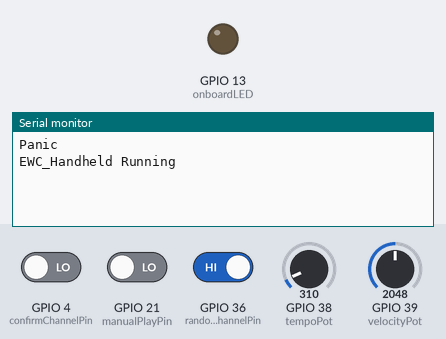
Simulated run of this sketch. Board: ESP32. Shown: output pins drawn as LEDs (lit = HIGH), the last lines printed to the serial monitor. The inputs (shaded band) are chosen by the test bench; at power-on: GPIO 4 (confirmChannelPin) LOW, GPIO 36 (randomizeChannelPin) HIGH, GPIO 21 (manualPlayPin) LOW, GPIO 38 (tempoPot) = 310, GPIO 39 (velocityPot) = 2048. Random numbers use the default seed unless the sketch sets one; the modem accepts every AT command (registered, SIM ready, sends succeed) and sends nothing else.

Above: at 7.1 s.
7.2 s: GPIO 4 (confirmChannelPin) driven HIGH and GPIO 36 (randomizeChannelPin) driven LOW
At 8.5 s:
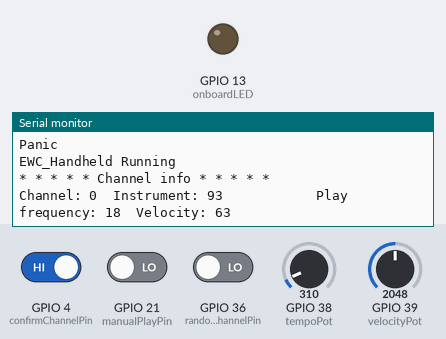
8.9 s: GPIO 4 (confirmChannelPin) driven LOW and GPIO 36 (randomizeChannelPin) driven HIGH
At 9.7 s:
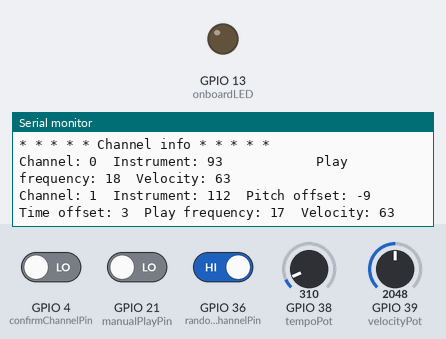

Measured:
- after the input at 7.2 s, the serial monitor: prints a new line after 0.25 s (image 1)
- after the input at 8.9 s, the serial monitor: prints a new line at once (image 2)

The sketch:

ElectronicWindchimes_V0.03_EWC_Handheld.ino
```cpp
// Figure out which processor is being used and start setting up the serial
// for talking MIDI. Written by Adafruit. One line had to be commented out
// so this would work with the HUZZAH32 Feather board.
#if defined(__AVR_ATmega32U4__) || defined(ARDUINO_SAMD_FEATHER_M0) || defined(TEENSYDUINO) || defined(ARDUINO_STM32_FEATHER)
  #define VS1053_MIDI Serial1
#elif defined(ESP32)
//  HardwareSerial Serial1(2);
  #define VS1053_MIDI Serial1
#elif defined(ESP8266)
  #define VS1053_MIDI Serial
#endif

// Constants from Adafruit code
#define MIDI_NOTE_ON  0x90
#define MIDI_NOTE_OFF 0x80
#define MIDI_CHAN_MSG 0xB0
#define MIDI_CHAN_BANK 0x00
#define MIDI_CHAN_VOLUME 0x07
#define MIDI_CHAN_PROGRAM 0xC0


// Define the input pins
int tempoPot = A2;
int velocityPot = A3;
int randomizeChannelPin = 36;
int confirmChannelPin = 4;
int manualPlayPin = 21;
int onboardLED = 13;

// Create some useful variables
int currentNote = 60;
int tempoValue = 1;
int maxTempo = 600;
int minTempo = 25;
int velocityValue = 0;

int activeChannels = 0;
int runningChannels = 0;

boolean oldManualPlayInputValue = HIGH;
boolean manualPlayRisingEdge = LOW;
boolean manualPlayFallingEdge = LOW;
boolean oldRandomizeChannel = false;
boolean randomizeChannelInput = false;
boolean randomizeChannelRisingEdge = false;
boolean oldConfirmChannel = false;
boolean confirmChannelInput = false;
boolean confirmChannelRisingEdge = false;
boolean manualPlayInput= false;
int lowerThreshold = 48;
int upperThreshold = 72;

// Copy over some variables from old code
int noteDelta = 0;
int mainNote = 60;
int mainVelocity = 70;
int mainTempo = 500;
int mainBPM = 120;
long nextNoteIteration = 0;
int mainChannel = 0;
long timeThisCycle;

// We only need one scale and we don't have any chords.
const int minorPentatonicScale[] = {-12, -9, -8, -5, -2, 0, 3, 4, 7, 10, 12};

int prandomInstrument = 0;
int prandomPitchOffset = 0;
int prandomTimeOffset = 0;
int prandomPlayFrequency = 0;
int prandomDuration = 0;

// We are creating an array to contain all the notes which need to play and
// it will contain a slot for each channel, 0-15, although channel 0x9 (percussion), may
// need to be used in a different way.
// Note, Time on, Time off, Velocity, Expired
// 0000, 1111111, 22222222, 33333333, 4444444
long primaryNotes[16][5][2];
boolean evenOddNotePlaying = false;

// Each time a channel gets prandom values assigned to it, they
// get stored here. The instrument is assigned another way, but
// that will get prandomized another way.
// Velocity is on this list, but that value is set by the
// potentiometer.
// Pitch offset, Time offset, Play frequency, Duration, Velocity, Instrument
// 000000000000, 11111111111, 22222222222222, 33333333, 44444444, 5555555555
int channelTweaks[16][6];

/////////////////////////////////////////////////
/////////2/4///H/O/U/R///E/N/G/I/N/E/E/R/////////
/////////////////////////////////////////////////

void setup(){
  // This delay is from the feather_midi example from Adafruit
  delay(1000);

  //  Set MIDI baud rate:
  VS1053_MIDI.begin(31250);
  Serial.begin(115200);

  // Pin 13 is the onboard LED.
  pinMode(onboardLED, OUTPUT);
  digitalWrite(onboardLED, LOW);

  // Declare the analog input purposes
  pinMode(tempoPot, INPUT);
  pinMode(velocityPot, INPUT);

  // Declare the digital input purposes. They already have pull-up resistors so
  // they do not need to use INPUT_PULLUP
  pinMode(randomizeChannelPin, INPUT);
  pinMode(confirmChannelPin, INPUT);
  pinMode(manualPlayPin, INPUT);

  // Send an "all notes off" command to each channel and
  // and set their volume levels to 0.
  panic();

  Serial.println("EWC_Handheld Running");
  for (int i = 0; i < 16; i++){
    midiSetChannelBank(i, 0x00);
    midiSetChannelVolume(i, 127);
  }
  midiSetInstrument(0, 4);
  channelTweaks[0][0] = 0;
  channelTweaks[0][1] = 0;
  channelTweaks[0][2] = 100;
  channelTweaks[0][3] = 10;
  channelTweaks[0][4] = mainVelocity;
}

void loop() {
  checkInputs();
//  printInputs();
  timeThisCycle = millis();

  if (randomizeChannelRisingEdge){
    randomizeChannel();
    printChannelInformation();
  }
  if (confirmChannelRisingEdge){
    activeChannels++;
    if (activeChannels == 9){
      activeChannels = 10;
    }
    randomizeChannel();
    printChannelInformation();
  }
  if (mainBPM != minTempo){
    // Scan the primaryNotes array for any notes which are ready to
    // play or stop.
    for (int e=0; e <= 1; e++){
      for (int i=0; i <= activeChannels; i++){
        if (primaryNotes[e][i][4] > 0){
          // If the fourth value is two, that means the note
          // wants to stop when the time arrives.
          if ((primaryNotes[e][i][4] == 2) && (timeThisCycle >= primaryNotes[e][i][2])){
            midiNoteOff(i, primaryNotes[e][i][0], 0);
            primaryNotes[e][i][4] = 0;
          }
          // If the fourth value is one, that means the note
          // wants to play when the time arrives.
          if ((primaryNotes[e][i][4] == 1) && (timeThisCycle >= primaryNotes[e][i][1])){
            midiNoteOn(i, primaryNotes[e][i][0], primaryNotes[e][i][3]);
            primaryNotes[e][i][4] = 2;
          }
        }
      }
    }
  }

  // Generate the mainNote which will seed the rest of the playable notes
  if ((timeThisCycle >= nextNoteIteration) && (mainBPM != minTempo)){
    calculateMainNote();
    calculateChannel00();
    calculateChannels(evenOddNotePlaying);
    evenOddNotePlaying = !evenOddNotePlaying;
//    Serial.print("\n");
  }
  if ((manualPlayFallingEdge) && (mainBPM == minTempo)){
    midiNoteOff(mainChannel, mainNote, mainVelocity);
  }
  if ((manualPlayRisingEdge) && (mainBPM == minTempo)){
    // Do the same things as the tempo-controlled algorithm except
    // without turning off the previous note. That is handled elsewhere.
    noteDelta = random(0, 12);
    noteDelta = maintainNoteLimits(mainNote, noteDelta, lowerThreshold, upperThreshold);
    mainNote = mainNote + minorPentatonicScale[noteDelta];
    midiNoteOn(mainChannel, mainNote, mainVelocity);
  }
}
```

24EngFunctions.ino
```cpp
// Ensure that the note about to be played is within the limits.
int maintainNoteLimits(int funStartingPoint, int funRequestedChange, int funLowerLimit, int funUpperLimit){
  int safelyRangedChange;
  boolean unaltered = true;
  int requestedNote = funStartingPoint + minorPentatonicScale[funRequestedChange];
  // Assess if the requested note needs to be raised to keep it above the lower threshold.
  if (requestedNote < funLowerLimit){
    // If the requested change is already greater than six, the limits were probably
    // changed recently so just keep going to a higher note. Else, add six to make the change positive.
    if (funRequestedChange > 6){
      safelyRangedChange = funRequestedChange;
      unaltered = false;
    }else{
      safelyRangedChange = 6 + funRequestedChange;
      unaltered = false;
    }
  }
  // Assess if the requested note needs to be lowered to keep it below the upper threshold.
  if ((requestedNote > funUpperLimit) && unaltered){
    // If the requested change is already less than six, the limits were probably
    // changed recently so just keep going to a lower note. Else, subtract six to make the change negative.
    if (funRequestedChange < 6){
      safelyRangedChange = funRequestedChange;
    }else{
      safelyRangedChange = funRequestedChange - 6;
    }
  }
  // For an unknown reason, the next print statement must be intact for
  // the code to run properly.
  // DO NOT DELETE THIS PRINTLN STATEMENT
  Serial.print("");
//  Serial.println(safelyRangedChange);
  // For an unknown reason, the previous print statement must be intact for
  // the code to run properly.
  // DO NOT DELETE THIS PRINTLN STATEMENT
  return safelyRangedChange;
}

void MIDICommand(int statusByte, int data1Byte, int data2Byte){
  VS1053_MIDI.write(statusByte);
  VS1053_MIDI.write(data1Byte);
  VS1053_MIDI.write(data2Byte);
}

void checkInputs(){
  // Read the input to update the tempo
  updateTempo();
  mainVelocity = analogRead(velocityPot);
  mainVelocity = map(mainVelocity, 0, 4095, 0, 127);
  channelTweaks[activeChannels][4] = mainVelocity;
  for (int e=0; e <= 1; e++){
    primaryNotes[e][activeChannels][3] = mainVelocity;
  }
  // Check the input to randomize the current channel/instrument
  oldRandomizeChannel = randomizeChannelInput;
  randomizeChannelInput = digitalRead(randomizeChannelPin);
  if ((oldRandomizeChannel != randomizeChannelInput) && !randomizeChannelInput){
    randomizeChannelRisingEdge = HIGH;
    //Serial.println("Randomize");
  }else{
    randomizeChannelRisingEdge = LOW;
  }
  // Check the input to confirm the current channel/instrument
  oldConfirmChannel = confirmChannelInput;
  confirmChannelInput = digitalRead(confirmChannelPin);
  if ((oldConfirmChannel != confirmChannelInput) && !confirmChannelInput && randomizeChannelInput){
    confirmChannelRisingEdge = HIGH;
    delay(10);
    Serial.println("\n");
    Serial.println("Confirm");
  }else{
    confirmChannelRisingEdge = LOW;
  }
  // Check the input to manually play a note in the 0BPM mode
  manualPlayInput = digitalRead(manualPlayPin);
  if ((oldManualPlayInputValue != manualPlayInput) && (!manualPlayInput)){
    manualPlayRisingEdge = HIGH;
  }else{
    manualPlayRisingEdge = LOW;
  }
  if ((oldManualPlayInputValue != manualPlayInput) && (manualPlayInput)){
    manualPlayFallingEdge = HIGH;
  }else{
    manualPlayFallingEdge = LOW;
  }
  oldManualPlayInputValue = manualPlayInput;
  // Check for both buttons held together.
  if (!randomizeChannelInput && !confirmChannelInput){
    panic();
  }
}

void updateTempo(){
  // tempoPot controls the tempo and is reported in BPM
  int funPinData = analogRead(tempoPot);
  mainBPM = map(funPinData, 0, 4095, minTempo, maxTempo);
  mainTempo = (60000 / mainBPM);
}

void printInputs(){
  Serial.print("BPM: ");
  Serial.print(mainBPM);
  Serial.print("\t");
  Serial.print("Velocity: ");
  Serial.print(mainVelocity);
  Serial.print("\t");
  Serial.print(randomizeChannelInput);
  Serial.print("\t");
  Serial.print(confirmChannelInput);
  Serial.print("\t");
  Serial.print(manualPlayInput);
  Serial.print("\n");
}

void calculateMainNote(){
  // Generate the next note.
  noteDelta = random(0, 12);
  // Check to see that the note will be within the prescribed range.
  noteDelta = maintainNoteLimits(mainNote, noteDelta, lowerThreshold, upperThreshold);
  // Change the mainNote variable according to the selected scale.
  mainNote = mainNote + minorPentatonicScale[noteDelta];
  nextNoteIteration = timeThisCycle + (mainTempo);
}

void calculateChannel00(){
  // Channel zero always has a time offset of zero, a pitch offset of
  // zero, and plays at full volume so it is calculated differently.
  int chanceToPlay = random(0, 100);
  if (mainBPM == minTempo){
    chanceToPlay = 100;
  }
  if (chanceToPlay < channelTweaks[0][2]){
    primaryNotes[0][0][0] = mainNote;
    primaryNotes[0][0][1] = timeThisCycle;
    primaryNotes[0][0][2] = timeThisCycle + mainTempo;
    primaryNotes[0][0][3] = channelTweaks[0][4];
    primaryNotes[0][0][4] = 1;
  }
}

void calculateChannels(boolean funEvenOdd){
  for (int i=1; i <= activeChannels; i++){
    if (i != 9){
      // Calculate the Pitch offset
      primaryNotes[funEvenOdd][i][0] = mainNote + channelTweaks[i][0];
      // Calculate the Time on value
      int funTimeOffset = (channelTweaks[i][1] * mainTempo) / 10;
      int funTimeOn = timeThisCycle + funTimeOffset;
      primaryNotes[funEvenOdd][i][1] = funTimeOn;
      // Calculate the Time off value
      int funDuration =  (channelTweaks[i][3]*mainTempo) / 10;
      primaryNotes[funEvenOdd][i][2] = funTimeOn + funDuration;
      // Calculate the note Velocity
      primaryNotes[funEvenOdd][i][3] = channelTweaks[i][4];
      // Set value [4] to one so it can begin playing
      primaryNotes[funEvenOdd][i][4] = 1;
    }
  }
}

void randomizeChannel(){
  stopActiveNotes();

  // Select an instrument
  prandomInstrument = random(0, 127);
  midiSetInstrument(activeChannels, prandomInstrument);
  channelTweaks[activeChannels][5] = prandomInstrument;

  // Record a prandom Pitch offset [0]
  prandomPitchOffset = random(-12, 12);
  channelTweaks[activeChannels][0] = prandomPitchOffset;

  // Record a prandom Time offset [1]
  prandomTimeOffset = random(0, 10);
  channelTweaks[activeChannels][1] = prandomTimeOffset;

  // Record a prandom Play frequency [2]
  prandomPlayFrequency = random(10, 100);
  channelTweaks[activeChannels][2] = prandomPlayFrequency;

  // Record a prandom Duration [3]
  prandomDuration = random(1, 10);
  channelTweaks[activeChannels][3] = prandomDuration;

  // Start with the system velocity
  channelTweaks[activeChannels][4] = mainVelocity;
}

void printChannelInformation(){
  Serial.print("\n");
  Serial.print("* * * * * Channel info * * * * *");
  Serial.print("\n");
  for (int i = 0; i<=activeChannels; i++){
    if (i == 9){
      i = 10;
    }
    if (i == 0){
      Serial.print("Channel: ");
      Serial.print(i);
      Serial.print("\tInstrument: ");
      Serial.print(channelTweaks[i][5]);
      Serial.print("\t\t\t\t\t");
      Serial.print("\tPlay frequency: ");
      Serial.print(channelTweaks[i][2]);
      Serial.print("\tVelocity: ");
      Serial.print(channelTweaks[i][4]);
      Serial.print("\n");
    }else{
      Serial.print("Channel: ");
      Serial.print(i);
      Serial.print("\tInstrument: ");
      Serial.print(channelTweaks[i][5]);
      Serial.print("\tPitch offset: ");
      Serial.print(channelTweaks[i][0]);
      Serial.print(" \tTime offset: ");
      Serial.print(channelTweaks[i][1]);
      Serial.print("\tPlay frequency: ");
      Serial.print(channelTweaks[i][2]);
      Serial.print("\tVelocity: ");
      Serial.print(channelTweaks[i][4]);
      Serial.print("\n");
    }
  }
  Serial.print("\n");
}

void panic(){
  for (int e=0; e <= 1; e++){
    for (int i = 0; i < 16; i++){
      for (int k = 0; k < 127; k++){
        midiNoteOff(i, k, 0);
      }
      midiSetChannelVolume(i, 127);
      primaryNotes[e][i][4] = 0;
    }
  }
  activeChannels = 0;
  Serial.println("Panic");
  delay(1000);
}

void stopAllNotes(){
  for (int e=0; e <= 1; e++){
    for (int i = 0; i < 16; i++){
      for (int k = 0; k < 127; k++){
        midiNoteOff(i, k, 0);
      }
      midiSetChannelVolume(i, 127);
      primaryNotes[e][i][4] = 0;
    }
  }
}

void stopActiveNotes(){
  for (int e=0; e <= 1; e++){
    for (int i = 0; i <= activeChannels; i++){
      for (int k = 0; k < 127; k++){
        midiNoteOff(i, k, 0);
      }
      midiSetChannelVolume(i, 127);
      primaryNotes[e][i][4] = 0;
    }
  }
}

void printMIDIToTerminal(uint8_t chan, uint8_t n, uint8_t vel){
  Serial.print("\n");
  Serial.print(MIDI_NOTE_ON | chan, HEX);
  Serial.print(", ");
  Serial.print(n);
  Serial.print(", ");
  Serial.print(vel);
}
```

Adafruit_Functions.ino
```cpp
// The following are functions from Adafruit
void midiSetInstrument(uint8_t chan, uint8_t inst) {
  if (chan > 15) return;
  inst --; // page 32 has instruments starting with 1 not 0 :(
  if (inst > 127) return;

  VS1053_MIDI.write(MIDI_CHAN_PROGRAM | chan);
  delay(10);
  VS1053_MIDI.write(inst);
  delay(10);
}
void midiSetChannelVolume(uint8_t chan, uint8_t vol) {
  if (chan > 15) return;
  if (vol > 127) return;

  VS1053_MIDI.write(MIDI_CHAN_MSG | chan);
  VS1053_MIDI.write(MIDI_CHAN_VOLUME);
  VS1053_MIDI.write(vol);
}
void midiSetChannelBank(uint8_t chan, uint8_t bank) {
  if (chan > 15) return;
  if (bank > 127) return;

  VS1053_MIDI.write(MIDI_CHAN_MSG | chan);
  VS1053_MIDI.write((uint8_t)MIDI_CHAN_BANK);
  VS1053_MIDI.write(bank);
}
void midiNoteOn(uint8_t chan, uint8_t n, uint8_t vel) {
  if (chan > 15) return;
  if (n > 127) return;
  if (vel > 127) return;

  VS1053_MIDI.write(MIDI_NOTE_ON | chan);
  VS1053_MIDI.write(n);
  VS1053_MIDI.write(vel);
//  printMIDIToTerminal(MIDI_NOTE_ON | chan, n, vel);
}
void midiNoteOff(uint8_t chan, uint8_t n, uint8_t vel) {
  if (chan > 15) return;
  if (n > 127) return;
  if (vel > 127) return;

  VS1053_MIDI.write(MIDI_NOTE_OFF | chan);
  VS1053_MIDI.write(n);
  VS1053_MIDI.write(vel);
}
```
